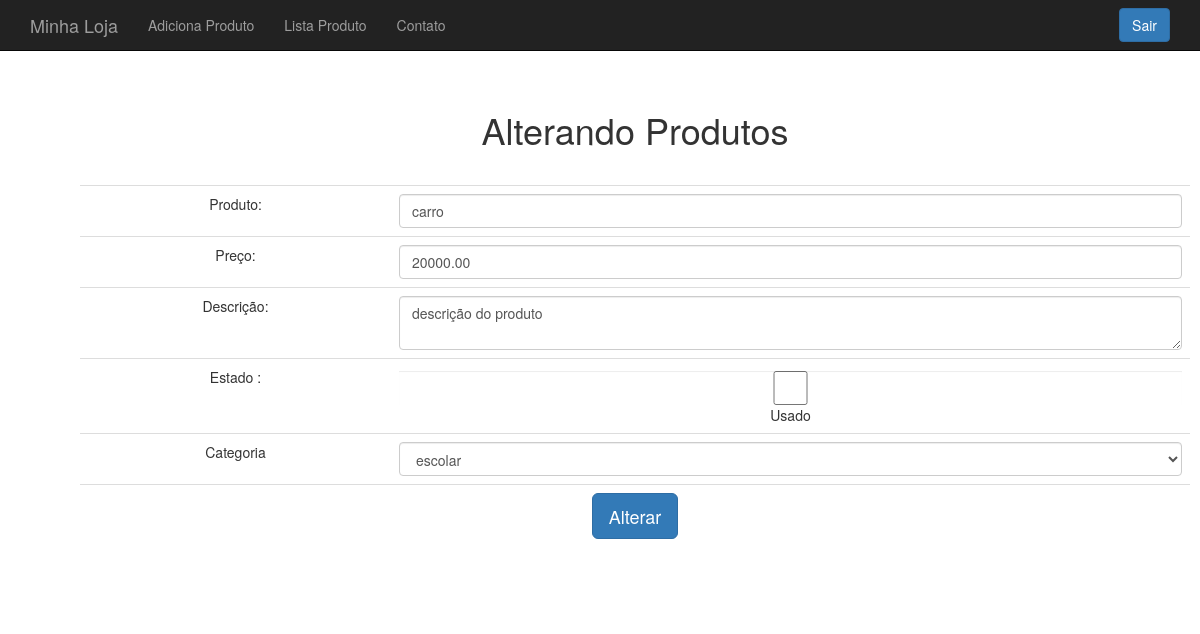
The app's page /produto-altera-formulario.php?id=1 with its own data.
### tables this page shows
CREATE TABLE `produtos` (
  `id` int(11) NOT NULL,
  `nome` varchar(255) NOT NULL,
  `preco` decimal(10,2) NOT NULL,
  `descricao` text,
  `categoria_id` int(11) DEFAULT NULL,
  `usado` tinyint(1) DEFAULT '0'
);

### banco-produto.php (called while the page is built, shortened)
<?php
function buscaProdutos($link , $id){
    $query = "select * from produtos where id={$id}";
    $resultado = mysqli_query($link, $query);
    return mysqli_fetch_assoc($resultado);
}

### banco-categoria.php (called while the page is built, shortened)
<?php
function listaCategorias($link) {
    $categorias = array();
    $query = "select * from categoria";
    $resultado = mysqli_query($link, $query);
    while ($categoria = mysqli_fetch_assoc($resultado)){
    array_push($categorias, $categoria);
    }
    return $categorias;
}

### produto-formulario-base.php (the view)
<tr>
        <div class="form-group">
            <td>Produto:</td>
            <td><input class="form-control" type="text" name="produto" value="<?=$produto['nome'];?>"></td>
        </div>
        </tr>
        <tr>
        <div class="form-group">
            <td>Preço:</td>
            <td><input class="form-control" type="number" name="preco" value="<?=$produto['preco'];?>"></td>
        </div>
        </tr>
        <tr>
        <div class="form-group">
            <td>Descrição:</td>
            <td><textarea class="form-control" type="text" name="descricao"><?=$produto['descricao'];?></textarea></td>
        </div>
        </tr>
        <tr>
            <td>Estado :</td>
            <td><input class="form-control" style="float: left" type="checkbox" <?=$usado?> name="usado" value="true">Usado</td>
        </tr>
        <tr>
            <td>Categoria</td>
            <td>
                <select name="categoria_id" class="form-control">
                <?php foreach ($categorias as $categoria):
                    $categoriaSelecionada = $produto['categoria_id'] == $categoria['id'];
                    $selecao = $categoriaSelecionada ? "selected='selected'" : "";
                    ?>
                    <option value="<?= $categoria['id']?>" <?=$selecao?>><?= $categoria['nome']?></option>
                <?php endforeach; ?>
                </select>
            </td>
        </tr>
        <br>

### css/loja.css (style rules this page uses)
body { padding: 50px; }

### records on screen
produtos: produto "carro", preco "20000.00", descricao "descrição do produto"

### other values on screen
form field categoria_id "escolar"
